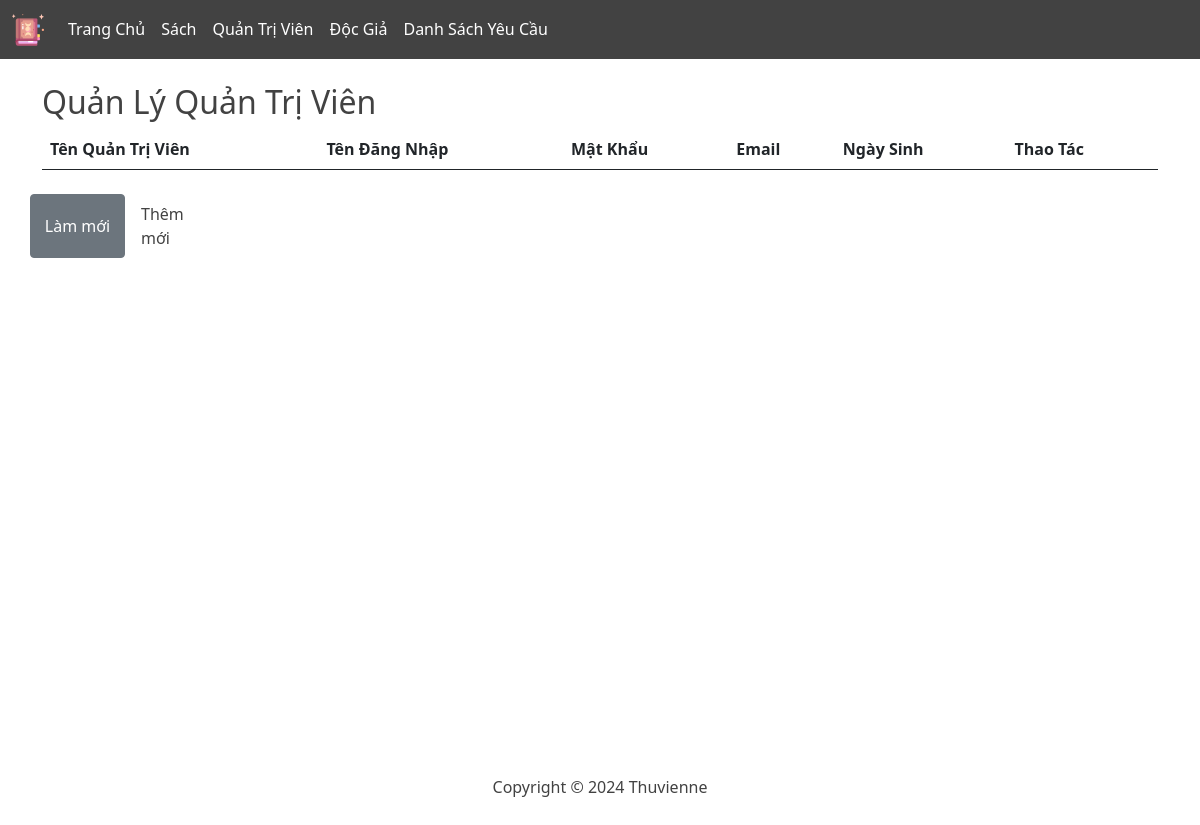
The app's page /pages/admin/manage_admin.php, older data.
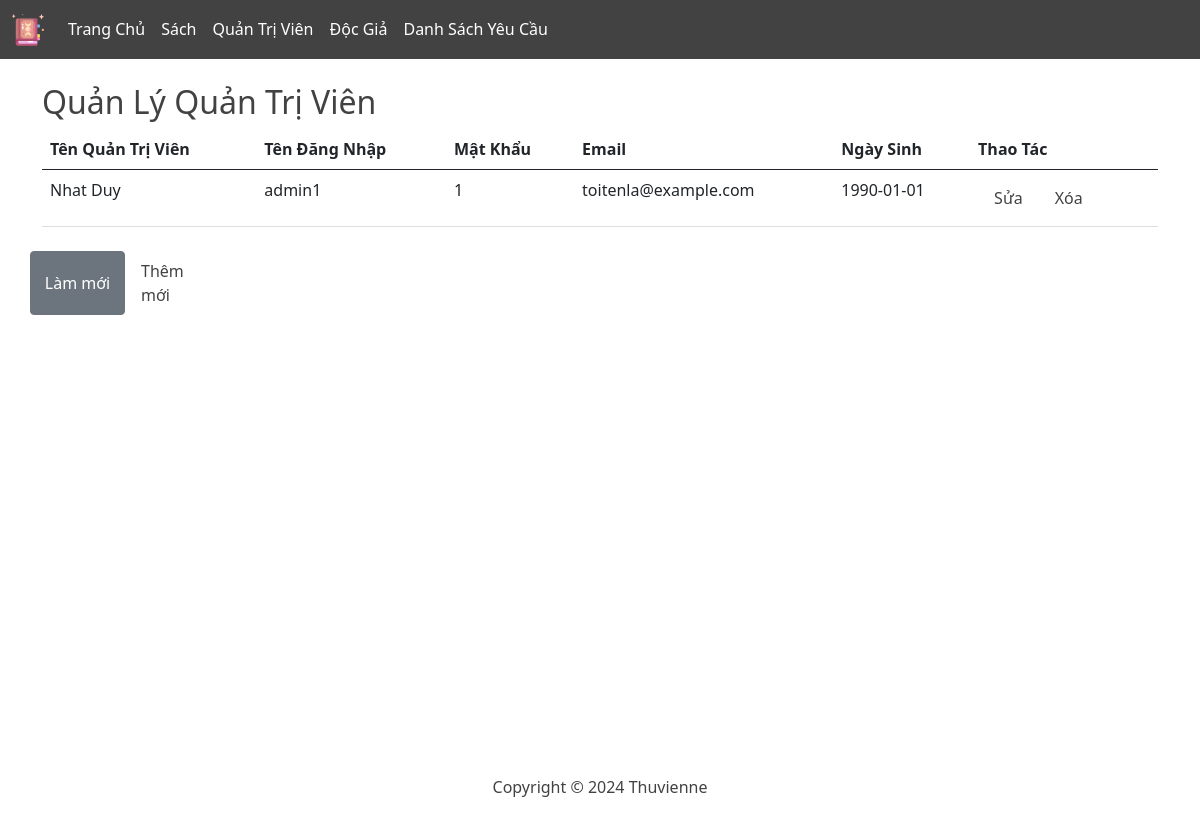
The same page, newer data.
### tables this page shows
CREATE TABLE `tk_quantrivien` (
  `USERNAME_QTV` varchar(30) NOT NULL,
  `TEN_LOAI` char(10) NOT NULL,
  `TEN_QTV` varchar(20) NOT NULL,
  `EMAIL_QTV` char(20) NOT NULL,
  `NGAY_SINH` date NOT NULL,
  `PASSWORD_QTV` char(10) NOT NULL
);

### public/pages/admin/manage_admin.php (the view)
<?php
require __DIR__ . '/../../../src/db/db_connect.php';
try {
    $query = "
        SELECT *
        FROM tk_quantrivien
        join   phanloai_taikhoan on tk_quantrivien.TEN_LOAI= phanloai_taikhoan.TEN_LOAI
    ";
    $stmt = $pdo->query($query);
    $qtvs = $stmt->fetchAll(PDO::FETCH_ASSOC);
} catch (PDOException $e) {
    echo "Lỗi: " . $e->getMessage();
    exit();
}
?>
<!DOCTYPE html>
<html lang="en">
<?php require __DIR__ . '/../../../src/partials/header.php' ?>
<body>
    <?php require __DIR__ . '/../../../src/partials/sub-header--admin.php' ?>
    <main class="container mt-4">
        <h2>Quản Lý Quản Trị Viên</h2>
        <table class="table">
            <thead>
                <tr>
                    <th>Tên Quản Trị Viên</th>
                    <th>Tên Đăng Nhập</th>
                    <th>Mật Khẩu</th>
                    <th>Email</th>
                    <th>Ngày Sinh</th>
                    <th>Thao Tác</th>
                </tr>
            </thead>
            <tbody>
                <?php foreach ($qtvs as $qtv) : ?>
                    <tr>
                        <td><?= htmlspecialchars($qtv['TEN_QTV']) ?></td>
                        <td><?= htmlspecialchars($qtv['USERNAME_QTV']) ?></td>
                        <td><?= htmlspecialchars($qtv['PASSWORD_QTV']) ?></td>
                        <td><?= htmlspecialchars($qtv['EMAIL_QTV']) ?></td>
                        <td><?= htmlspecialchars($qtv['NGAY_SINH']) ?></td>
                        <td>
                            <a style="float: left;" class="nav-link col" href="/admin/thaotac/edit_admin/?id=<?= $qtv['USERNAME_QTV'] ?>">Sửa</a>
                            <a style="float: left;" class="nav-link col" href="/admin/thaotac/delete_admin/?id=<?= $qtv['USERNAME_QTV'] ?>" onclick="return confirm('Bạn có chắc chắn muốn xóa không?');">Xóa</a>
                        </td>
                    </tr>
                <?php endforeach; ?>
            </tbody>
        </table>
        <div class="row mt-4">
            <button type="button" class="btn btn-secondary col-lg-1">Làm mới</button>
            <a href="/admin/thaotac/addadmin" class="nav-link col-lg-1">Thêm mới</a>
        </div>
    </main>
    <?php require __DIR__ . '/../../../src/partials/footer.php' ?>
</body>
</body>
</html>

Row changes from the older to the newer data that the page shows:
added tk_quantrivien: TEN_QTV "Nhat Duy", USERNAME_QTV "admin1", PASSWORD_QTV "1", EMAIL_QTV "toitenla@example.com", NGAY_SINH "1990-01-01"
